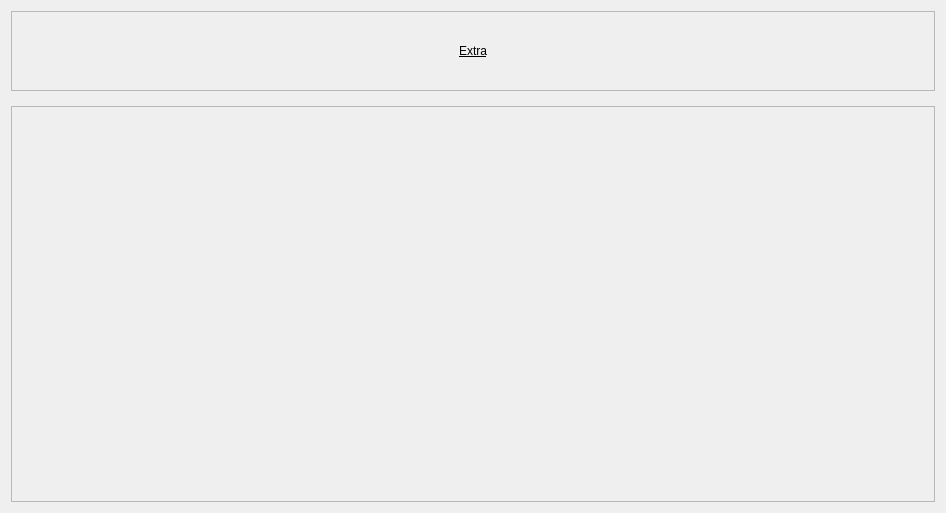
                            <widget class="QWidget" name="scrollAreaWidgetContents_16">
                             <property name="geometry">
                              <rect>
                               <x>0</x>
                               <y>0</y>
                               <width>946</width>
                               <height>513</height>
                              </rect>
                             </property>
                             <property name="styleSheet">
                              <string notr="true">font: 75 12pt &quot;Roboto Condensed&quot;;</string>
                             </property>
                             <layout class="QVBoxLayout" name="verticalLayout_64">
                              <property name="spacing">
                               <number>15</number>
                              </property>
                              <item>
                               <widget class="QFrame" name="frame_63">
                                <property name="maximumSize">
                                 <size>
                                  <width>16777215</width>
                                  <height>80</height>
                                 </size>
                                </property>
                                <property name="frameShape">
                                 <enum>QFrame::StyledPanel</enum>
                                </property>
                                <property name="frameShadow">
                                 <enum>QFrame::Raised</enum>
                                </property>
                                <layout class="QGridLayout" name="gridLayout_33">
                                 <property name="leftMargin">
                                  <number>100</number>
                                 </property>
                                 <property name="rightMargin">
                                  <number>100</number>
                                 </property>
                                 <item row="1" column="2">
                                  <widget class="QLabel" name="label_56">
                                   <property name="styleSheet">
                                    <string notr="true">font: bold 14pt &quot;Roboto Condensed&quot;;
text-decoration:underline;</string>
                                   </property>
                                   <property name="text">
                                    <string>Extra</string>
                                   </property>
                                   <property name="alignment">
                                    <set>Qt::AlignCenter</set>
                                   </property>
                                  </widget>
                                 </item>
                                </layout>
                               </widget>
                              </item>
                              <item>
                               <widget class="QFrame" name="frame_64">
                                <property name="styleSheet">
                                 <string notr="true"/>
                                </property>
                                <property name="frameShape">
                                 <enum>QFrame::StyledPanel</enum>
                                </property>
                                <property name="frameShadow">
                                 <enum>QFrame::Sunken</enum>
                                </property>
                                <layout class="QGridLayout" name="gridLayout_34">
                                 <property name="rightMargin">
                                  <number>11</number>
                                 </property>
                                </layout>
                               </widget>
                              </item>
                             </layout>
                            </widget>
